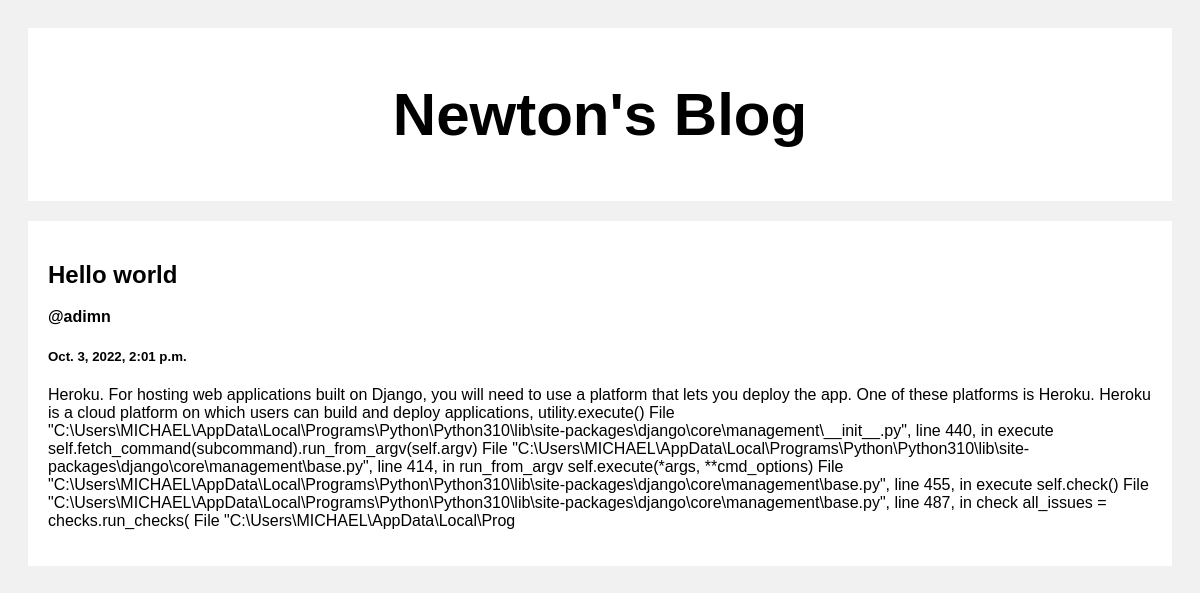
The app's page /post/1 (signed in) with its own data.
### myapp/models.py (models this page shows, shortened)
class Blog(models.Model):
	user = models.ForeignKey(User, on_delete=models.CASCADE, null=True, blank=True)
	title = models.CharField(max_length=200, null=True, blank=True)
	body = models.TextField(null=True, blank=True)
	date_created = models.DateTimeField(default=datetime.now, blank=True)

### myapp/views.py (the view)
# urls.py: path('post/<int:pk>', views.post, name='post'),
@login_required(login_url='/login/')
def post(request, pk):
	blog = Blog.objects.get(id=pk)
	return render(request, 'post.html', {'blog':blog})

### Template/post.html (shortened to what this page needs)
<!DOCTYPE html>
<html>
<head>
</head>
<body>
<div class="header">
  <h2>Newton's Blog</h2>
</div>
<div class="row">
  <div class="leftcolumn">
    <div class="card">
        <h2>{{blog.title}}</h2>
        <strong>@{{blog.user}}</strong>
        <h5>{{blog.date_created}}</h5>
        <p>{{blog.body}}</p>
    </div>
  </div>
</div>
</body>
</html>

### Template/post.html (style rules this page uses)
* { box-sizing: border-box; }
body { font-family: Arial; padding: 20px; background: #f1f1f1; }
.header { padding: 2px; font-size: 40px; text-align: center; background: white; }
.leftcolumn { float: left; width: 100%; }
.card { background-color: white; padding: 20px; margin-top: 20px; }
.row:after { content: ""; display: table; clear: both; }

### records on screen
Blog: title "Hello world", user "adimn", date_created "Oct. 3, 2022, 2:01 p.m.", body "Heroku. For hosting web applications built on Django, you will need to use a platform that lets you deploy the app. One of these platforms is Heroku. Heroku is a cloud platform on which users can build and deploy applications, utility.execute() File \"C:\\Users\\MICHAEL\\AppData\\Local\\Programs\\Python\\Python310\\lib\\site-packages\\django\\core\\management\\__init__.py\", line 440, in execute self.fetch_command(subcommand).run_from_argv(self.argv) File \"C:\\Users\\MICHAEL\\AppData\\Local\\Programs\\Python\\Python310\\lib\\site-packages\\django\\core\\management\\base.py\", line 414, in run_from_argv self.execute(*args, **cmd_options) File…"
